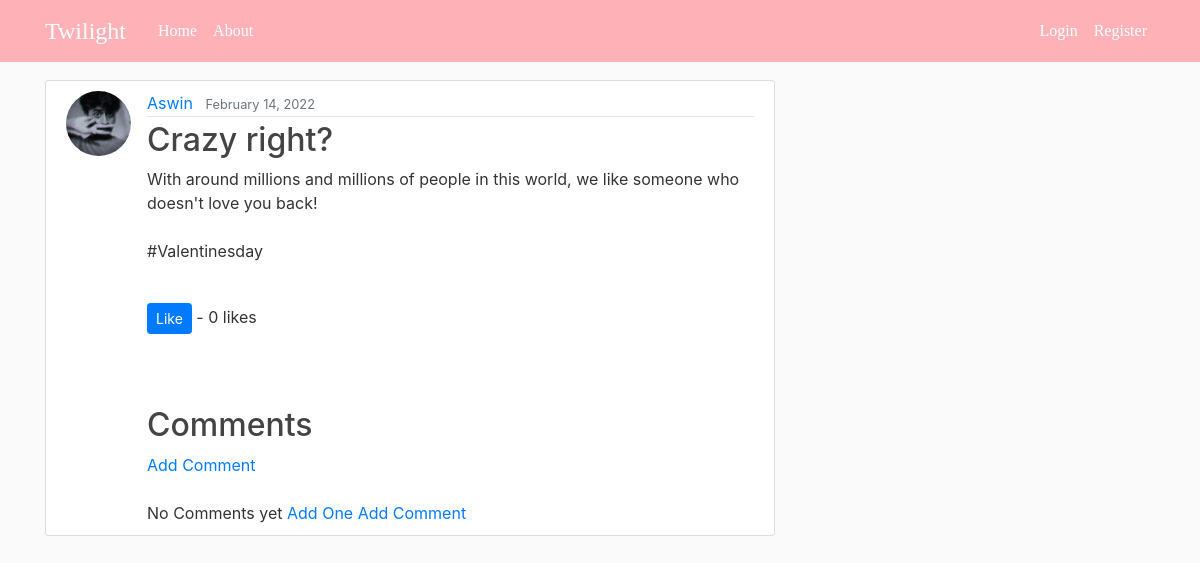
The app's page /post/38/ with its own data.
### blog/models.py (models this page shows, shortened)
class Post(models.Model):
    title = models.CharField(max_length=100)
    content = models.TextField()
    date_posted = models.DateTimeField(default=timezone.now)
    author = models.ForeignKey(User, on_delete=models.CASCADE)
    likes = models.ManyToManyField(User, related_name='blog_posts')
    def total_likes(self):
        return self.likes.count()

### users/models.py (models this page shows, shortened)
class Profile(models.Model):
    user = models.OneToOneField(User, on_delete=models.CASCADE)
    image = models.ImageField(default='default.jpg', upload_to='profile_pics')

### blog/views.py (the view)
# urls.py: path('post/<int:pk>/', PostDetailView.as_view(), name='post-detail'),
class PostDetailView(DetailView):
    model = Post
    template_name = 'blog/post_detail.html'
    def get_context_data(self, *args, **kwargs):
        c_menu = Post.objects.all()
        context = super(PostDetailView, self).get_context_data()
        stuff = get_object_or_404(Post, id=self.kwargs['pk'])
        total_likes = stuff.total_likes()
        context["c_menu"] = c_menu
        context["total_likes"] = total_likes
        return context

### blog/templates/blog/post_detail.html (shortened to what this page needs)
{% extends "blog/base.html" %}
{% block content %}
  <article class="media content-section">
    <img class="rounded-circle article-img" src="{{ object.author.profile.image.url }}">
    <div class="media-body">
      <div class="article-metadata">
        <a class="mr-2" href="{% url 'user-posts' object.author.username %}">{{ object.author }}</a>
        <small class="text-muted">{{ object.date_posted|date:"F d, Y" }}</small>
      </div>
      <h2 class="article-title">{{ object.title }}</h2>
      <p class="article-content">{{ object.content }}</p>
      <br/>
            <form action="{% url 'like_post' post.pk %}" method="POST">
              <button type="subimit", name="post_id", value="{{ post.id }}", class="btn btn-primary btn-sm"> Like </button> - {{ total_likes }} likes
            </form>
      <br/><br/>
      <br/>
      <h2>Comments </h2>
      <a href="{% url 'add_comment' post.pk %}">Add Comment</a>
      <br/><br/>
      {% if not post.comments.all %}
          No Comments yet <a href="#">
          Add One</a>
          <a href="{% url 'add_comment' post.pk %}">Add Comment</a>
      {% endif %}
    </div>
  </article>
{% endblock content %}

### blog/static/blog/main.css (style rules this page uses)
body { background: #fafafa; color: #333333; margin-top: 5rem; }
h1, h2, h3, h4, h5, h6 { color: #444444; }
.content-section { background: #ffffff; padding: 10px 20px; border: 1px solid #dddddd; border-radius: 3px; margin-bottom: 20px; }
.article-title { color: #444444; }
.article-content { white-space: pre-line; }
.article-img { height: 65px; width: 65px; margin-right: 16px; }
.article-metadata { padding-bottom: 1px; margin-bottom: 4px; border-bottom: 1px solid #e3e3e3 }

### records on screen
Post: author.profile.image (picture), author "Aswin", date_posted "February 14, 2022", title "Crazy right?", content "With around millions and millions of people in this world, we like someone who doesn't love you back! #Valentinesday"

### other values on screen
{{ total_likes }} "0"
